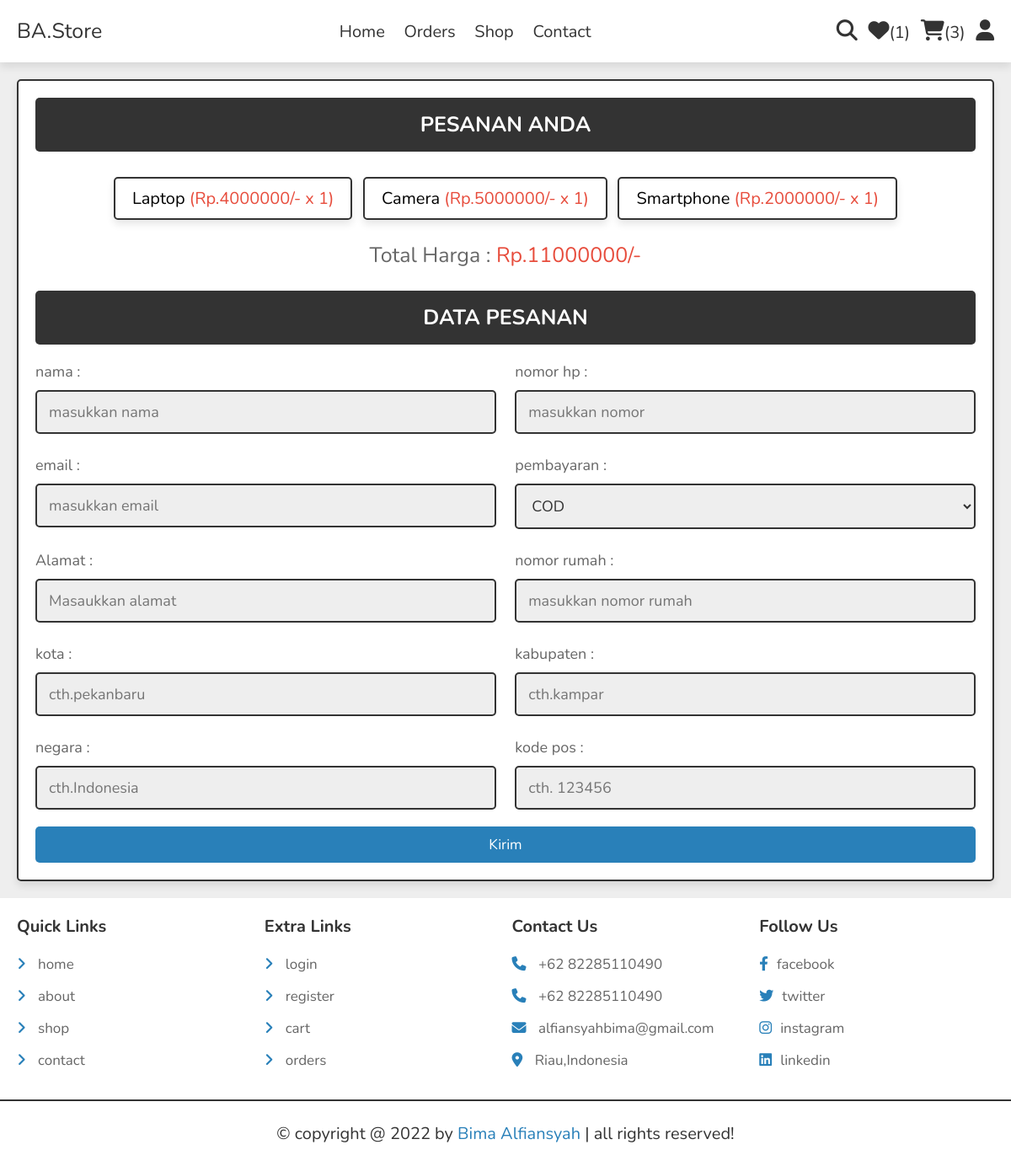
The page /checkout.php (signed in) on the database its author committed.
### tables this page shows
CREATE TABLE `cart` (
  `id` int(100) NOT NULL,
  `user_id` int(100) NOT NULL,
  `pid` int(100) NOT NULL,
  `name` varchar(100) NOT NULL,
  `price` int(11) NOT NULL,
  `quantity` int(11) NOT NULL,
  `image` varchar(100) NOT NULL
);

### checkout.php (the view, shortened to what this page needs)
<?php
include 'components/connect.php';
if(isset($_SESSION['user_id'])){
   $user_id = $_SESSION['user_id'];
}else{
   $user_id = '';
   header('location:user_login.php');
};
?>
<!DOCTYPE html>
<html lang="en">
<head>
   <link rel="stylesheet" href="https://cdnjs.cloudflare.com/ajax/libs/font-awesome/6.1.1/css/all.min.css">
   <link rel="stylesheet" href="css/style.css">
</head>
<body>
<?php include 'components/user_header.php'; ?>
<section class="checkout-orders">
   <form action="" method="POST">
   <h3>Pesanan Anda</h3>
      <div class="display-orders">
      <?php
         $grand_total = 0;
         $select_cart = $conn->prepare("SELECT * FROM `cart` WHERE user_id = ?");
         $select_cart->execute([$user_id]);
         if($select_cart->rowCount() > 0){
            while($fetch_cart = $select_cart->fetch(PDO::FETCH_ASSOC)){
               $grand_total += ($fetch_cart['price'] * $fetch_cart['quantity']);
      ?>
         <p> <?= $fetch_cart['name']; ?> <span>(<?= 'Rp.'.$fetch_cart['price'].'/- x '. $fetch_cart['quantity']; ?>)</span> </p>
      <?php
            }
         }else{
            echo '<p class="empty">your cart is empty!</p>';
         }
      ?>
         <div class="grand-total">Total Harga : <span>Rp.<?= $grand_total; ?>/-</span></div>
      </div>
      <h3>Data Pesanan</h3>
      <div class="flex">
         <div class="inputBox">
            <span>nama :</span>
            <input type="text" name="name" placeholder="masukkan nama" class="box" maxlength="20" required>
         </div>
         <div class="inputBox">
            <span>nomor hp :</span>
            <input type="number" name="number" placeholder="masukkan nomor" class="box" min="0" max="9999999999" onkeypress="if(this.value.length == 10) return false;" required>
         </div>
         <div class="inputBox">
            <span> email :</span>
            <input type="email" name="email" placeholder="masukkan email" class="box" maxlength="50" required>
         </div>
         <div class="inputBox">
            <span>pembayaran :</span>
            <select name="method" class="box" required>
               <option value="cash on delivery">COD</option>
            </select>
         </div>
         <div class="inputBox">
            <span>Alamat :</span>
            <input type="text" name="flat" placeholder="Masaukkan alamat" class="box" maxlength="50" required>
         </div>
         <div class="inputBox">
            <span>nomor rumah :</span>
            <input type="text" name="street" placeholder="masukkan nomor rumah" class="box" maxlength="50" required>
         </div>
         <div class="inputBox">
            <span>kota :</span>
            <input type="text" name="city" placeholder="cth.pekanbaru" class="box" maxlength="50" required>
         </div>
         <div class="inputBox">
            <span>kabupaten :</span>
            <input type="text" name="state" placeholder="cth.kampar" class="box" maxlength="50" required>
         </div>
         <div class="inputBox">
            <span>negara :</span>
            <input type="text" name="country" placeholder="cth.Indonesia" class="box" maxlength="50" required>
         </div>
         <div class="inputBox">
            <span>kode pos :</span>
            <input type="number" min="0" name="pin_code" placeholder="cth. 123456" min="0" max="999999" onkeypress="if(this.value.length == 6) return false;" class="box" required>
         </div>
      </div>
      <input type="submit" name="order" class="btn <?= ($grand_total > 1)?'':'disabled'; ?>" value="kirim">
   </form>
</section>
<?php include 'components/footer.php'; ?>
</body>
</html>

### css/style.css (style rules this page uses)
:root { --main-color:#2980b9; --orange:#f39c12; --red:#e74c3c; --black:#333; --white:#fff; --light-color:#666; --light-bg:#eee; --border:.2rem solid var(--black); --box-shadow:0 .5rem 1rem rgba(0,0,0,.1); }
* { font-family: 'Nunito', sans-serif; margin:0; padding:0; box-sizing: border-box; outline: none; border:none; text-decoration: none; }
html { font-size: 62.5%; overflow-x: hidden; }
body { background-color: var(--light-bg); }
section { padding:2rem; max-width: 1200px; margin:0 auto; }
.btn, .delete-btn, .option-btn { display: block; width: 100%; margin-top: 1rem; border-radius: .5rem; padding:1rem 3rem; font-size: 1.7rem; text-transform: capitalize; color:var(--white); cursor: pointer; text-align: center; }
.btn { background-color: var(--main-color); }
.display-orders { text-align: center; padding-bottom: 0; }
.display-orders p { display: inline-block; padding:1rem 2rem; margin:1rem .5rem; font-size: 2rem; text-align: center; border:var(--border); background-color: var(--white); box-shadow: var(--box-shadow); border-radius: .5rem; }
.display-orders p span { color:var(--red); }
.display-orders .grand-total { margin-top: 1.5rem; margin-bottom: 2.5rem; font-size: 2.5rem; color:var(--light-color); }
.display-orders .grand-total span { color:var(--red); }
.checkout-orders form { padding:2rem; border:var(--border); background-color: var(--white); box-shadow: var(--box-shadow); border-radius: .5rem; }
.checkout-orders form h3 { border-radius: .5rem; background-color: var(--black); color:var(--white); padding:1.5rem 1rem; text-align: center; text-transform: uppercase; margin-bottom: 2rem; font-size: 2.5rem; }
.checkout-orders form .flex { display: flex; flex-wrap: wrap; gap:1.5rem; justify-content: space-between; }
.checkout-orders form .flex .inputBox { width: 49%; }
.checkout-orders form .flex .inputBox .box { width: 100%; border:var(--border); border-radius: .5rem; font-size: 1.8rem; color:var(--black); padding:1.2rem 1.4rem; margin:1rem 0; background-color: var(--light-bg); }
.checkout-orders form .flex .inputBox span { font-size: 1.8rem; color:var(--light-color); }

### rows shown on the page
cart: name "Laptop", price "4000000", quantity "1"
cart: name "Camera", price "5000000", quantity "1"
cart: name "Smartphone", price "2000000", quantity "1"

### other values the page prints
$total_wishlist_counts "1"
$total_cart_counts "3"
$grand_total "11000000"
